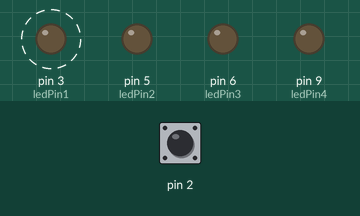
This sketch was run on a simulated Arduino Uno, built with avr-gcc and run on an emulated ATmega328P. On the bench: output pins drawn as LEDs (lit = HIGH). Dashed ring = blinking. The inputs (shaded band) are chosen by the test bench; at power-on: pin 2 LOW. What the sketch prints to the serial monitor is not drawn.

Above: at 1.2 s.
1.3 s: pin 2 driven HIGH
4.3 s: pin 2 pulsed LOW 5 times (0.12 s each, 0.3 s apart)
Timing chart, 0 to 13.3 s (numbered marks = the images above; inputs shaded):
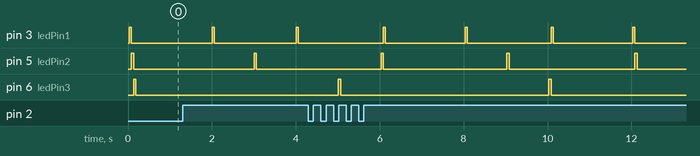

The sketch:

Parte_14.ino
```cpp
/*
 * Este programa sirve de plantilla para utilizar la librería
 * TaskScheduler en el curso IE0731: Sistemas en Tiempo discreto
 *
 * Se recomienda revisar la documentación que está
 * en el sitio virtual del curso, junto con la librería.
 * El sitio donde el autor de la librería aloja el código es el siguiente:
 * https://github.com/arkhipenko/TaskScheduler
 */
#include "Arduino.h"
#include <TaskScheduler.h> //Se carga la librería del Scheduler
Scheduler RealTimeCore; //Esto crea un objeto del tipo Scheduler (definido por la librería). En este caso, el objeto se llama RealTimeCore, pero se puede poner cualquier nombre

//Defino los puertos
int ledPin1 = 3; 		// LED que se encuentra en el pin 3
int ledPin2 = 5; 		// LED que se encuentra en el pin 5
int ledPin3 = 6; 		// LED que se encuentra en el pin 6
int ledPin4 = 9; 		// LED que se encuentra en el pin 9

// Se deben definir los prototipos de las funciones de cada una de las tareas, en este caso se definen tres funciones. En inglés es lo que se llaman Callbacks. Se puede poner el nombre que quiera.
void tareaBlink2Fun();
void tareaBlink3Fun();
void tareaBlink5Fun();

// Acá se crean las tareas. Las tareas son objetos del tipo Task definidos por la librería:
Task tareaBlink2(2000, TASK_FOREVER, &tareaBlink2Fun, &RealTimeCore); //Tarea que se repite cada 1000 milisegundos indefinidamente
Task tareaBlink3(3000, TASK_FOREVER, &tareaBlink3Fun, &RealTimeCore); //Tarea que se repite cada 3000 milisegundos indefinidamente
Task tareaBlink5(5000, TASK_FOREVER, &tareaBlink5Fun, &RealTimeCore); //Tarea que se repite sólo tres veces cada 5000 milisegundos

// Ahora se deben definir explícitamente las funciones
void tareaBlink2Fun(){
  Serial.print("Enciende LED cada 2 segundos "); //Escribe un string en el puerto serial
  digitalWrite(ledPin1,HIGH);
  delay(50);
  digitalWrite(ledPin1,LOW);
  Serial.println(millis());
}

void tareaBlink3Fun(){
  Serial.print("Enciende LED cada 3 segundos "); //Escribe un string en el puerto serial
  digitalWrite(ledPin2,HIGH);
  delay(50);
  digitalWrite(ledPin2,LOW);
  Serial.println(millis());
}

void tareaBlink5Fun(){
  Serial.print("Enciende LED cada 5 segundos "); //Escribe un string en el puerto serial
  digitalWrite(ledPin3,HIGH);
  delay(50);
  digitalWrite(ledPin3,LOW);
  Serial.println(millis());
}

void setup() {

  pinMode(ledPin1, OUTPUT);	// El p1n 3 será una salida digital
  pinMode(ledPin2, OUTPUT);	// El p1n 5 será una salida digital
  pinMode(ledPin3, OUTPUT);	// El p1n 6 será una salida digital
  pinMode(ledPin4, OUTPUT);	// El p1n 9 será una salida digital
  attachInterrupt( 0, InteLED, RISING);
  // El código que se ponga acá se ejecuta una única vez al inicio:
  Serial.begin(9600); //se inicia la comunicación serial a 9600 bauds
  RealTimeCore.init(); //Inicializa el scheduler
  Serial.println("Se inicializo el Scheduler");
  RealTimeCore.addTask(tareaBlink2); //Se agrega la tarea 01 al scheduler
  RealTimeCore.addTask(tareaBlink3); //Se agrega la tarea 02 al scheduler
  RealTimeCore.addTask(tareaBlink5); //Se agrega la tarea 03 al scheduler
  Serial.println("Se agregaron las tareas al Scheduler");
  tareaBlink2.enable(); // Se pone el flag de enable para la tarea 01. Por default, las tareas están desabilitadas
  tareaBlink3.enable(); // Se pone el flag de enable para la tarea 02. Por default, las tareas están desabilitadas
  tareaBlink5.enable(); // Se pone el flag de enable para la tarea 03. Por default, las tareas están desabilitadas
}

void loop() {
  // Acá va el código que se repite indefinidamente:
  RealTimeCore.execute(); // Cuando se usa un scheduler, esta instrucción es la única que debería estar en el loop
}

void InteLED()

{
  Serial.println("Enciende LED Interrupcion"); //Escribe un string en el puerto serial
  digitalWrite(ledPin4,HIGH);
  delay(1000);
  digitalWrite(ledPin4,LOW);
  //Serial.println(millis());
  return;
}
```

Measured:
- by itself, pin 3 (ledPin1): alternates HIGH for 0.05 s and LOW for 1.9 s
- by itself, pin 5 (ledPin2): alternates HIGH for 0.05 s and LOW for 3.0 s
- by itself, pin 6 (ledPin3): alternates HIGH for 0.05 s and LOW for 5.0 s
